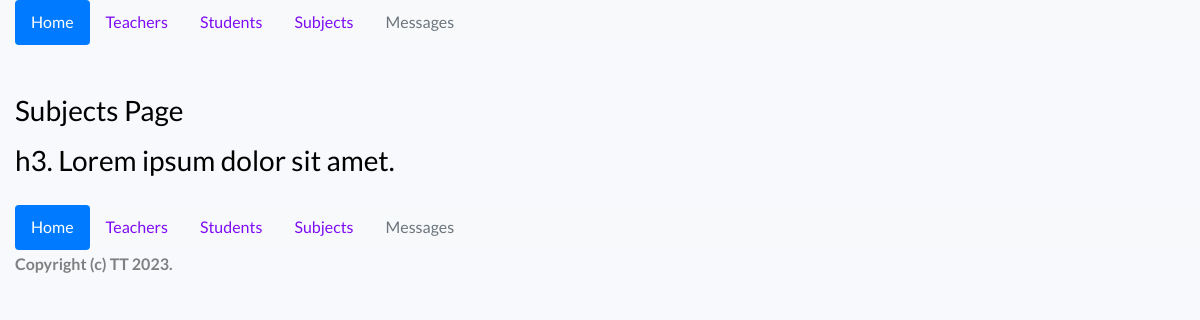
Before: /subjects/ with the older database file.
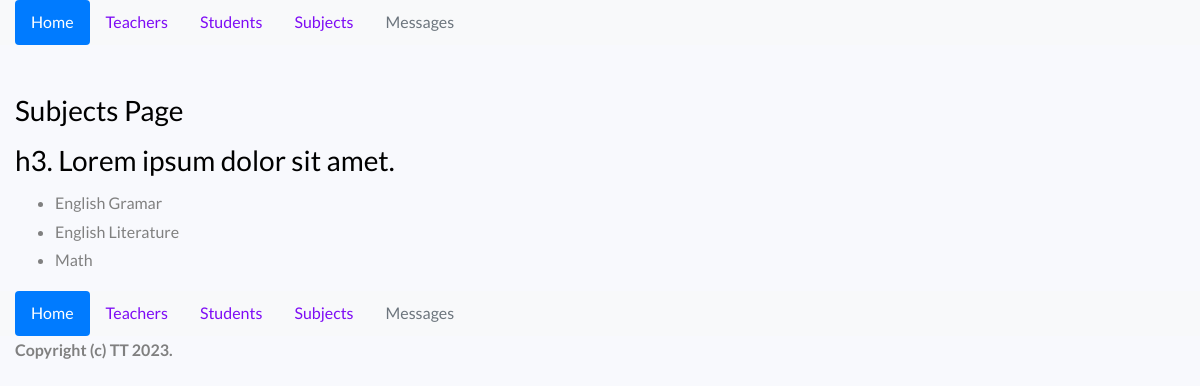
After: the same page with the newer database file.
### blog/models.py (models this page shows)
class Subject(models.Model):
    name = models.CharField(
        max_length=100,
        unique=True,
        blank=False,
        null=False,
        primary_key=True,
    )
    def __str__(self):
        return self.name
    class Meta:
        db_table = 'blog_subjects'
        verbose_name = 'subject'
        verbose_name_plural = 'subjects'

### blog/views.py (the view)
# urls.py: path('subjects/', SubjectListView.as_view(), name='subjects'),
class SubjectListView(ListView):
    template_name = 'blog/subjects.html'
    model = Subject
    context_object_name = 'subjects'

### templates/blog/subjects.html (shortened to what this page needs)
{% extends 'blog/base.html' %}
{% block title %}
    Subjects Page
{% endblock %}
{% block content %}
    <div class="row">
        <div class="col-md-12">
            <h3>
                h3. Lorem ipsum dolor sit amet.
            </h3>
            <div class="row">
                <div class="col-md-6">
                    <ul>
                        {% for subject in subjects %}
                        <li class="list-item">
                            {{ subject }}
                        </li>
                        {% endfor %}
                    </ul>
                </div>
            </div>
        </div>
    </div>
{% endblock %}

### templates/blog/base.html (shortened to what this page needs)
{% load static %}
{% load i18n %}
<!DOCTYPE html>
<html lang="en">
	<head>
        <link rel="stylesheet" href="https://stackpath.bootstrapcdn.com/font-awesome/4.7.0/css/font-awesome.min.css">
        <link rel="stylesheet" href={% static 'css/bootstrap.min.css' %}>
        <link rel="stylesheet" href={% static 'css/style.css' %}>
        <link rel="stylesheet" href={% static 'css/calendar.style.css' %}>
	</head>
	<body class="container-fluid">
        <div>
            <header>
                {% include 'blog/navigation_bar.html' %}
                <h3 style="padding-top: 44px;">
                    {% block title %}{% endblock %}
                </h3>
            </header>
            {% block content %}
            {% endblock %}
        </div>
        <footer>
            {% include 'blog/navigation_bar.html' %}
            {% include 'blog/copyright.html' %}
        </footer>
    </body>
</html>

### templates/blog/navigation_bar.html (shortened to what this page needs)
{% load static %}
{% block navigation %}
    <nav>
        <div class="row" style="background: #f8f9fa;">
            <div class="col-md-12">
                <ul class="nav nav-pills">
                    <li class="nav-item">
                        <a class="nav-link active" href={% url 'index' %}>Home</a>
                    </li>
                    <li class="nav-item">
                        <a class="nav-link" href={% url 'teachers' %}>Teachers</a>
                    </li>
                    <li class="nav-item">
                        <a class="nav-link" href={% url 'students' %}>Students</a>
                    </li>
                    <li class="nav-item">
                        <a class="nav-link" href={% url 'subjects' %}>Subjects</a>
                    </li>
                    <li class="nav-item">
                        <a class="nav-link disabled" href="#">Messages</a>
                    </li>
                </ul>
            </div>
        </div>
    </nav>
{% endblock %}

### templates/blog/copyright.html (shortened to what this page needs)
{% block copyright %}
            <div class="row">
                <div class="col-md-12">
                    <p>
                        <strong>Copyright (c) TT <script>document.write(new Date().getFullYear())</script>.</strong>
                    </p>
                </div>
            </div>
{% endblock %}

Changed rows visible on the page:
added Subject: name "English Gramar"
added Subject: name "English Literature"
added Subject: name "Math"
